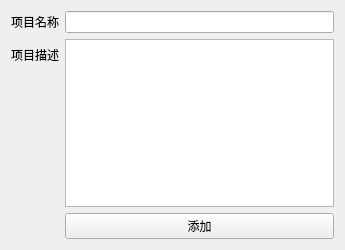
<?xml version="1.0" encoding="UTF-8"?>
<ui version="4.0">
 <class>ProjectAdd</class>
 <widget class="QWidget" name="ProjectAdd">
  <property name="geometry">
   <rect>
    <x>0</x>
    <y>0</y>
    <width>345</width>
    <height>250</height>
   </rect>
  </property>
  <property name="windowTitle">
   <string>增加项目</string>
  </property>
  <layout class="QFormLayout" name="formLayout">
   <item row="1" column="1">
    <widget class="QTextEdit" name="desceribe_TE"/>
   </item>
   <item row="0" column="1">
    <widget class="QLineEdit" name="name_LE"/>
   </item>
   <item row="0" column="0">
    <widget class="QLabel" name="label">
     <property name="text">
      <string>项目名称</string>
     </property>
    </widget>
   </item>
   <item row="1" column="0">
    <widget class="QLabel" name="label_2">
     <property name="text">
      <string>项目描述</string>
     </property>
    </widget>
   </item>
   <item row="2" column="1">
    <widget class="QPushButton" name="add_PB">
     <property name="text">
      <string>添加</string>
     </property>
    </widget>
   </item>
  </layout>
 </widget>
 <layoutdefault spacing="6" margin="11"/>
 <resources/>
 <connections/>
</ui>
